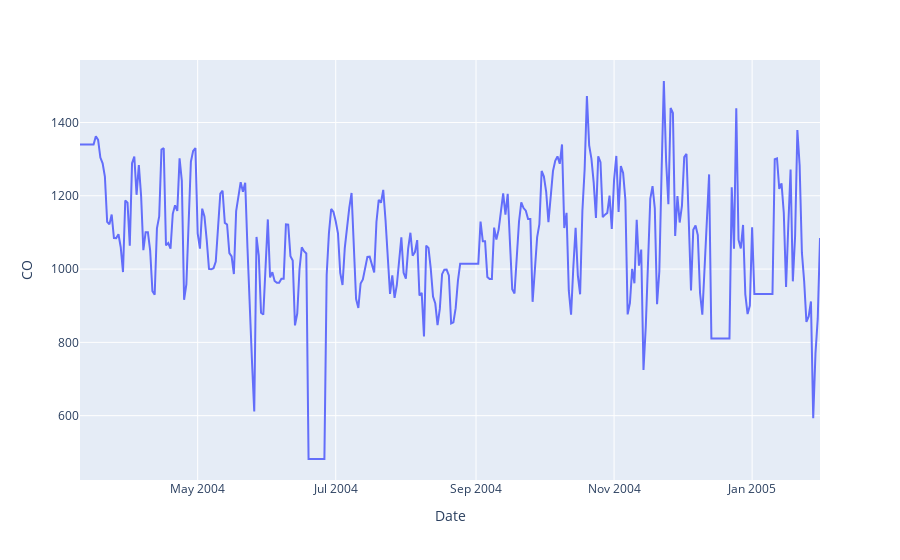

Notebook code cell kept with this figure:
### Markdown cell above
##### Carbon Monoxide (CO)

### Code cell
px.line(data_frame=df_clean, y='CO')

### Figure 1 — Plotly figure (JSON) as saved in the notebook; plotly's stock layout.template omitted (floating-point values rounded to 4 significant figures; data arrays with more than 128 entries replaced by an {"elided": "..."} marker saying what was removed)
{"data": [{"hovertemplate": "Date=%{x}<br>CO=%{y}<extra></extra>", "legendgroup": "", "line": {"color": "#636efa", "dash": "solid"}, "mode": "lines", "name": "", "orientation": "v", "showlegend": false, "type": "scatter", "x": {"elided": "328 str values"}, "xaxis": "x", "y": {"elided": "328 float values"}, "yaxis": "y"}], "layout": {"legend": {"tracegroupgap": 0}, "margin": {"t": 60}, "xaxis": {"anchor": "y", "domain": [0, 1], "title": {"text": "Date"}}, "yaxis": {"anchor": "x", "domain": [0, 1], "title": {"text": "CO"}}}}
